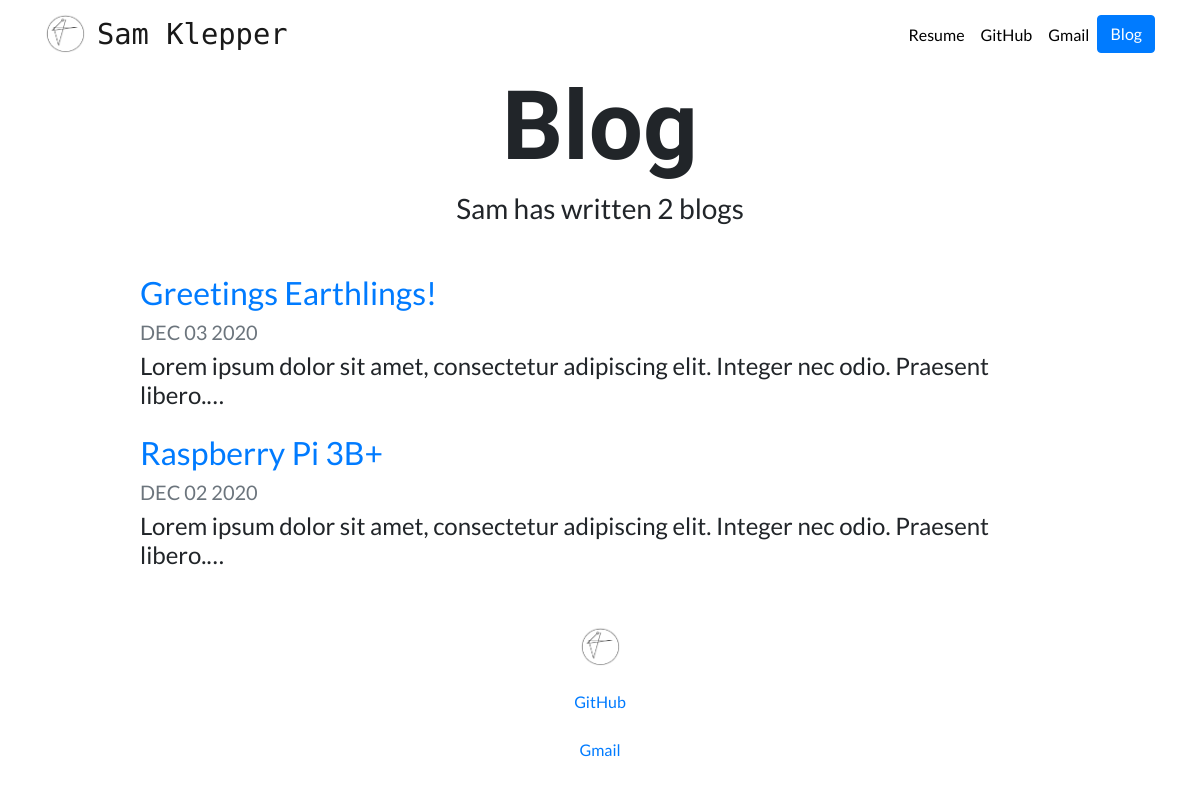
Screenshot of /blog/ with the database file from the repository.
### blog/models.py (models this page shows, shortened)
class Blog(models.Model):
    title = models.CharField(max_length=200)
    description = models.TextField()
    date = models.DateField()

### blog/views.py (the view)
# urls.py: path('', views.all_blogs, name='all_blogs'),
def all_blogs(request):
    blogs = Blog.objects.order_by('-date')
    return render(request, 'blog/all_blogs.html', { 'blogs':blogs })

### blog/templates/blog/all_blogs.html
{% extends "portfolio/base.html" %}
{% load static %}
{% block content %}
<h1 id="blogtitle" class="font-weight-bold text-center">Blog</h1>
<h3 class="text-center mb-5">Sam has written {{ blogs.count }} blog{{ blogs.count|pluralize }}</h3>
{% for blog in blogs %}
<div class="row justify-content-center my-3">
  <div class="col-md-10">
    <a href="{% url 'blog:detail' blog.id %}" style=" text-decoration: none;">
      <h2>{{ blog.title }}</h2>
    </a>
    <h5 class="text-muted">{{ blog.date|date:'M d Y'|upper }}</h5>
    <h4>{{ blog.description|striptags|truncatechars:100 }}</h4>
  </div>
</div>
{% endfor %}
{% endblock %}

### portfolio/static/portfolio/custom.css (style rules this page uses)
body { font-family: 'Lato', sans-serif; }
#blogtitle { font-size: 6rem; font-family: 'Jura', sans-serif; }

### rows the page displays
Blog: title "Greetings Earthlings!", date "DEC 03 2020", description "Lorem ipsum dolor sit amet, consectetur adipiscing elit. Integer nec odio. Praesent libero.…"
Blog: title "Raspberry Pi 3B+", date "DEC 02 2020", description "Lorem ipsum dolor sit amet, consectetur adipiscing elit. Integer nec odio. Praesent libero.…"

### other values shown
{{ blogs.count }} "2"
